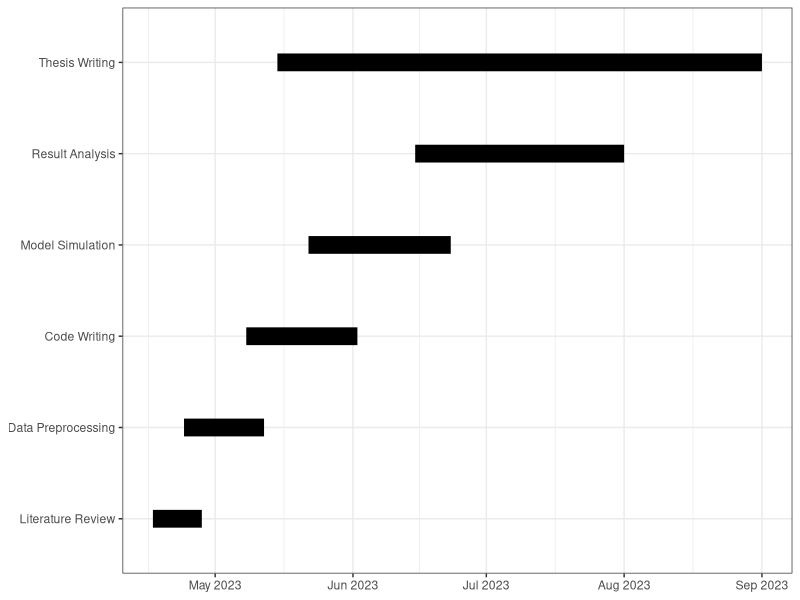

This figure's R source:
library(reshape2)
library(ggplot2)

tasks = c("Literature Review", "Data Preprocessing", "Code Writing", "Model Simulation", "Result Analysis", "Thesis Writing")
tasks = factor(tasks, levels = tasks)
start.date = as.Date(c("2023-04-17","2023-04-24","2023-05-08", "2023-05-22", "2023-06-15", "2023-05-15"))
end.date = as.Date(c("2023-04-28", "2023-05-12", "2023-06-02", "2023-06-23", "2023-08-01", "2023-09-01"))
chart = data.frame(tasks, start.date,end.date)
chart = melt(chart, measure.vars = c("start.date", "end.date"))
pdf("Gantt_chart.pdf", width = 9, height = 3)
ggplot(chart, aes(value, tasks)) + 
  geom_line(size = 6) + theme_bw()+
  scale_x_date(date_labels = "%b %Y",date_breaks = "1 months") +
  xlab(NULL) +
  ylab(NULL)
graphics.off()